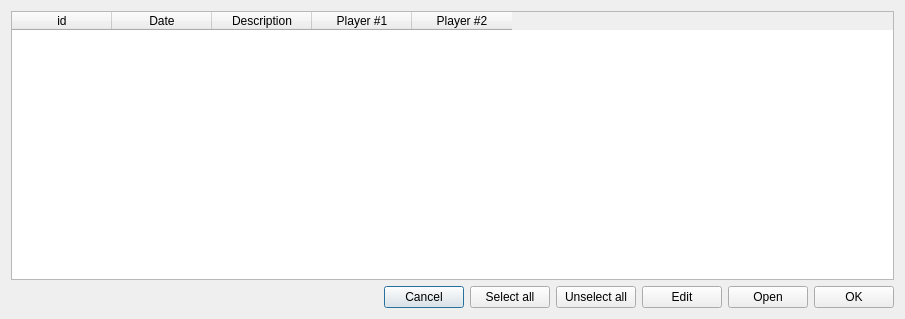
<?xml version="1.0" encoding="UTF-8"?>
<ui version="4.0">
 <class>observationsList</class>
 <widget class="QDialog" name="observationsList">
  <property name="windowModality">
   <enum>Qt::WindowModal</enum>
  </property>
  <property name="geometry">
   <rect>
    <x>0</x>
    <y>0</y>
    <width>905</width>
    <height>319</height>
   </rect>
  </property>
  <property name="windowTitle">
   <string>Observations list</string>
  </property>
  <layout class="QVBoxLayout" name="verticalLayout_2">
   <item>
    <layout class="QVBoxLayout" name="verticalLayout">
     <item>
      <widget class="QTableWidget" name="twObservations">
       <property name="editTriggers">
        <set>QAbstractItemView::NoEditTriggers</set>
       </property>
       <property name="dragDropOverwriteMode">
        <bool>false</bool>
       </property>
       <property name="selectionMode">
        <enum>QAbstractItemView::ExtendedSelection</enum>
       </property>
       <property name="selectionBehavior">
        <enum>QAbstractItemView::SelectRows</enum>
       </property>
       <column>
        <property name="text">
         <string>id</string>
        </property>
       </column>
       <column>
        <property name="text">
         <string>Date</string>
        </property>
       </column>
       <column>
        <property name="text">
         <string>Description</string>
        </property>
       </column>
       <column>
        <property name="text">
         <string>Player #1</string>
        </property>
       </column>
       <column>
        <property name="text">
         <string>Player #2</string>
        </property>
       </column>
      </widget>
     </item>
     <item>
      <layout class="QHBoxLayout" name="horizontalLayout">
       <item>
        <spacer name="horizontalSpacer">
         <property name="orientation">
          <enum>Qt::Horizontal</enum>
         </property>
         <property name="sizeHint" stdset="0">
          <size>
           <width>40</width>
           <height>20</height>
          </size>
         </property>
        </spacer>
       </item>
       <item>
        <widget class="QPushButton" name="pbCancel">
         <property name="text">
          <string>Cancel</string>
         </property>
        </widget>
       </item>
       <item>
        <widget class="QPushButton" name="pbSelectAll">
         <property name="text">
          <string>Select all</string>
         </property>
        </widget>
       </item>
       <item>
        <widget class="QPushButton" name="pbUnSelectAll">
         <property name="text">
          <string>Unselect all</string>
         </property>
        </widget>
       </item>
       <item>
        <widget class="QPushButton" name="pbEdit">
         <property name="text">
          <string>Edit</string>
         </property>
        </widget>
       </item>
       <item>
        <widget class="QPushButton" name="pbOpen">
         <property name="text">
          <string>Open</string>
         </property>
        </widget>
       </item>
       <item>
        <widget class="QPushButton" name="pbOK">
         <property name="text">
          <string>OK</string>
         </property>
        </widget>
       </item>
      </layout>
     </item>
    </layout>
   </item>
  </layout>
 </widget>
 <resources/>
 <connections/>
</ui>
